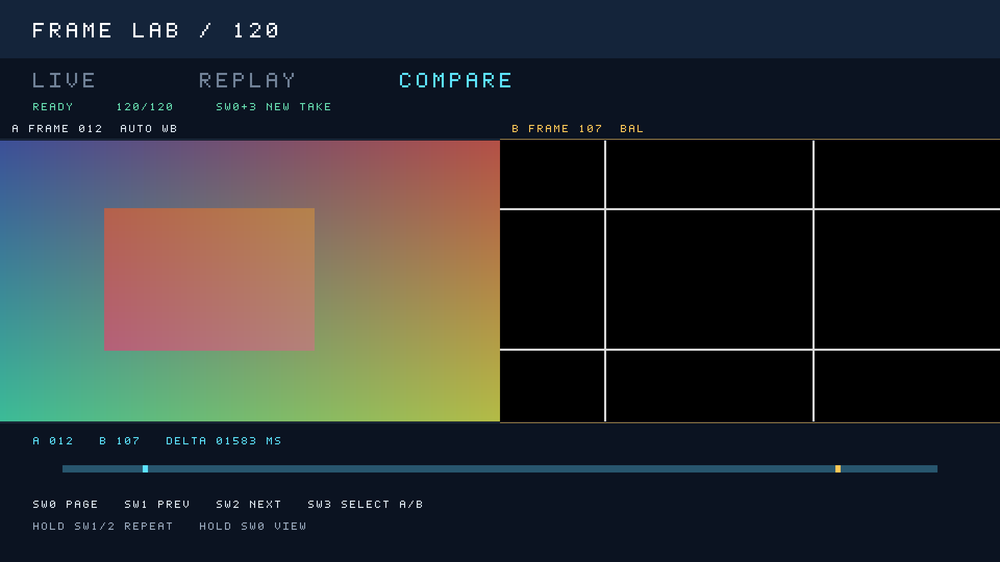
#> input picture verification/source52/UI52_COMPARE.png, 1000 x 562 px, shrunk from 1920 x 1080 before the run
$ python canny_reference.py UI52_COMPARE.png out.png
#> lines starting #> are read from the running program, lines starting #| are printed output that depends on the picture
#> further down, rgb is the input picture: shape (562, 1000, 3); mean R, G, B 43.2, 47.3, 49.3
#> in canny, `gray=(77*p[...,0]+150*p[...,1]+29*p[...,2])>>8`: gray: shape (562, 1000) int32; 256 distinct labels, from 0 to 255
"""Independent integer frame model: bounded hardware and exact BFS hysteresis.
No claim of cv2.Canny bit equivalence: explicit 3x3 kernel, L1/8, NMS tie policy.
"""
from collections import deque
import numpy as np

def neighbors(a):
    h,w=a.shape
    return [a[dy:dy+h-2,dx:dx+w-2] for dy in range(3) for dx in range(3)]

def propagate(candidate, strong, passes=None):
    candidate=np.asarray(candidate,dtype=bool).copy()
    candidate[[0,-1],:]=False;candidate[:,[0,-1]]=False
    accepted=np.asarray(strong,dtype=bool)&candidate
    if passes is None:
        todo=deque(map(tuple,np.argwhere(accepted)))
        while todo:
            y,x=todo.popleft()
            for dy in (-1,0,1):
                for dx in (-1,0,1):
                    yy,xx=y+dy,x+dx
                    if 0<=yy<candidate.shape[0] and 0<=xx<candidate.shape[1] and candidate[yy,xx] and not accepted[yy,xx]:
                        accepted[yy,xx]=True;todo.append((yy,xx))
    else:
        for _ in range(passes):
            next_=np.zeros_like(accepted)
            next_[1:-1,1:-1]=np.logical_or.reduce(neighbors(accepted))
            accepted=candidate&next_
    return accepted

def impulse_filter(gray):
    gray=np.asarray(gray,dtype=np.int32)
    patches=np.lib.stride_tricks.sliding_window_view(gray,(3,3)).reshape(gray.shape[0]-2,gray.shape[1]-2,9)
    ring=patches[:,:,[0,1,2,3,5,6,7,8]]
    lo=ring.min(-1);hi=ring.max(-1);center=gray[1:-1,1:-1]
#> after `lo = ring.min(-1)`: lo: shape (560, 998) int32; 180 distinct labels, from 0 to 199
#> after `hi = ring.max(-1)`:
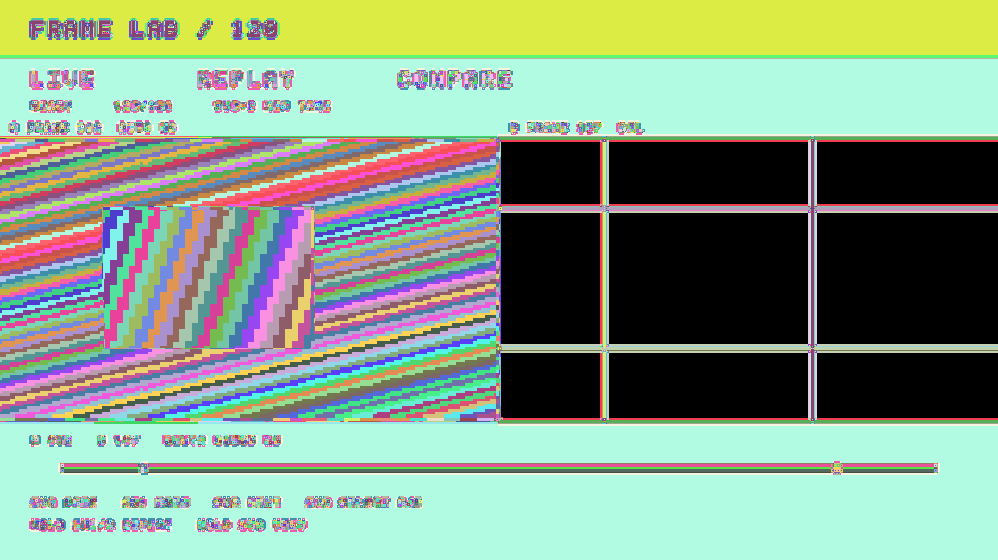
#> hi: shape (560, 998) int32; 250 distinct labels, from 0 to 255; one colour per label, 0 black
#> after `center = gray[1:-1, 1:-1]`: center: shape (560, 998) int32; 256 distinct labels, from 0 to 255
    result=gray.copy()
    result[1:-1,1:-1]=np.where(center>hi+12,hi,np.where(center+12<lo,lo,center))
#> result: shape (562, 1000) int32; 254 distinct labels, from 0 to 255
    return result

def canny(rgb, high=6, passes=2, low=2, exposure=0, noise=3, impulse=True):
    if not 0<=high<=255:raise ValueError('high must be 0..255')
    p=np.asarray(rgb,dtype=np.int32)
    gray=(77*p[...,0]+150*p[...,1]+29*p[...,2])>>8
    if impulse:
        gray=impulse_filter(gray)
    smooth=gray.copy()
    a,b,c,d,e,f,g,h,i=neighbors(gray)
#> a: shape (560, 998) int32; 254 distinct labels, from 0 to 255
#> b: shape (560, 998) int32; 254 distinct labels, from 0 to 255
#> c: shape (560, 998) int32; 254 distinct labels, from 0 to 255
#> d: shape (560, 998) int32; 254 distinct labels, from 0 to 255
#> e: shape (560, 998) int32; 254 distinct labels, from 0 to 255
#> f: shape (560, 998) int32; 254 distinct labels, from 0 to 255
#> g: shape (560, 998) int32; 254 distinct labels, from 0 to 255
#> h: shape (560, 998) int32; 254 distinct labels, from 0 to 255
#> i: shape (560, 998) int32; 254 distinct labels, from 0 to 255
    smooth[1:-1,1:-1]=(a+2*b+c+2*d+4*e+2*f+g+2*h+i+8)>>4
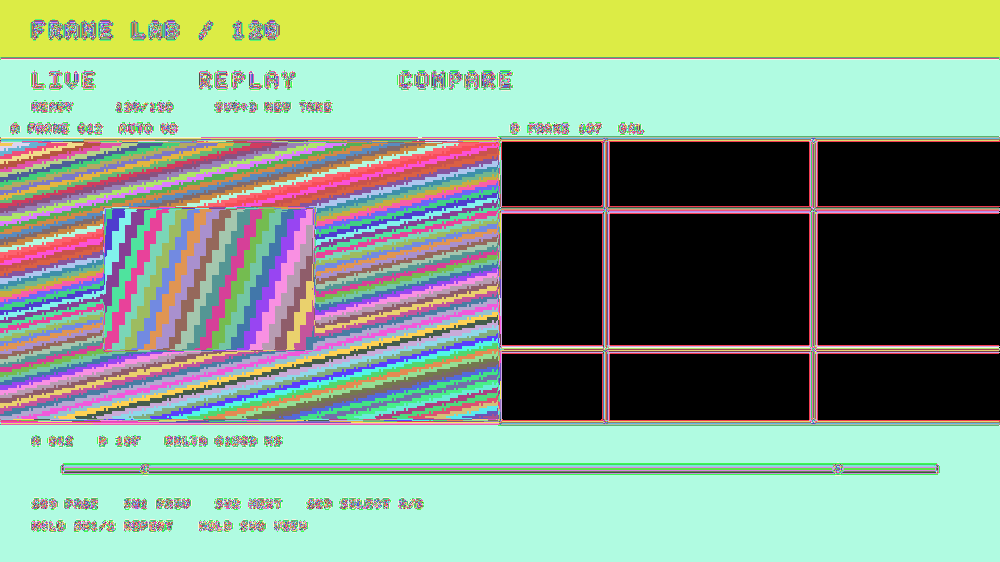
#> smooth: shape (562, 1000) int32; 228 distinct labels, from 0 to 250; one colour per label, 0 black
    a,b,c,d,e,f,g,h,i=neighbors(smooth)
#> a: shape (560, 998) int32; 226 distinct labels, from 0 to 241
#> b: shape (560, 998) int32; 226 distinct labels, from 0 to 241
#> c: shape (560, 998) int32; 228 distinct labels, from 0 to 250
#> d: shape (560, 998) int32; 226 distinct labels, from 0 to 241
#> e: shape (560, 998) int32; 226 distinct labels, from 0 to 241
#> f: shape (560, 998) int32; 228 distinct labels, from 0 to 250
#> g: shape (560, 998) int32; 226 distinct labels, from 0 to 241
#> h: shape (560, 998) int32; 226 distinct labels, from 0 to 241
#> i: shape (560, 998) int32; 228 distinct labels, from 0 to 250
    gx=c+2*f+i-a-2*d-g;gy=g+2*h+i-a-2*b-c
    ax,ay=np.abs(gx),np.abs(gy)
#> ax: shape (560, 998) int32; 646 distinct labels, from 0 to 672
#> ay: shape (560, 998) int32; 623 distinct labels, from 0 to 742
    mag=np.zeros_like(gray);direction=np.zeros_like(gray)
    mag[1:-1,1:-1]=np.minimum(255,(np.maximum(0,ax+ay-(0 if exposure==0 else noise*(2 if exposure==2 else 1)))<<exposure)>>1)
#> mag: shape (562, 1000) int32; 256 distinct labels, from 0 to 255
    direction[1:-1,1:-1]=np.where(ay*256<=ax*106,0,np.where(ax*256<=ay*106,2,np.where((gx<0)==(gy<0),1,3)))
#> direction: shape (562, 1000) int32; 4 distinct labels, from 0 to 3
    a,b,c,d,e,f,g,h,i=neighbors(mag);z=direction[1:-1,1:-1]
#> after `a, b, c, d, e, f, g, h, i = neighbors(mag)`: a: shape (560, 998) int32; 256 distinct labels, from 0 to 255
#> after `a, b, c, d, e, f, g, h, i = neighbors(mag)`: b: shape (560, 998) int32; 256 distinct labels, from 0 to 255
#> after `a, b, c, d, e, f, g, h, i = neighbors(mag)`: c: shape (560, 998) int32; 256 distinct labels, from 0 to 255
#> after `a, b, c, d, e, f, g, h, i = neighbors(mag)`: d: shape (560, 998) int32; 256 distinct labels, from 0 to 255
#> after `a, b, c, d, e, f, g, h, i = neighbors(mag)`: e: shape (560, 998) int32; 256 distinct labels, from 0 to 255
#> after `a, b, c, d, e, f, g, h, i = neighbors(mag)`: f: shape (560, 998) int32; 256 distinct labels, from 0 to 255
#> after `a, b, c, d, e, f, g, h, i = neighbors(mag)`: g: shape (560, 998) int32; 256 distinct labels, from 0 to 255
#> after `a, b, c, d, e, f, g, h, i = neighbors(mag)`: h: shape (560, 998) int32; 256 distinct labels, from 0 to 255
#> after `a, b, c, d, e, f, g, h, i = neighbors(mag)`: i: shape (560, 998) int32; 256 distinct labels, from 0 to 255
#> after `z = direction[1:-1, 1:-1]`:
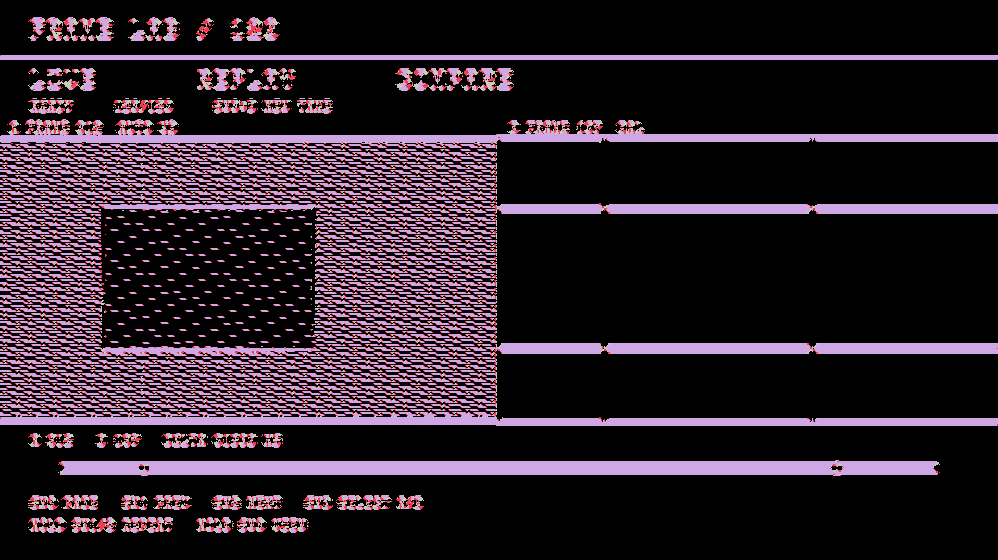
#> z: shape (560, 998) int32; 4 distinct labels, from 0 to 3; one colour per label, 0 black
    neg=np.select([z==0,z==1,z==2],[d,a,b],default=c)
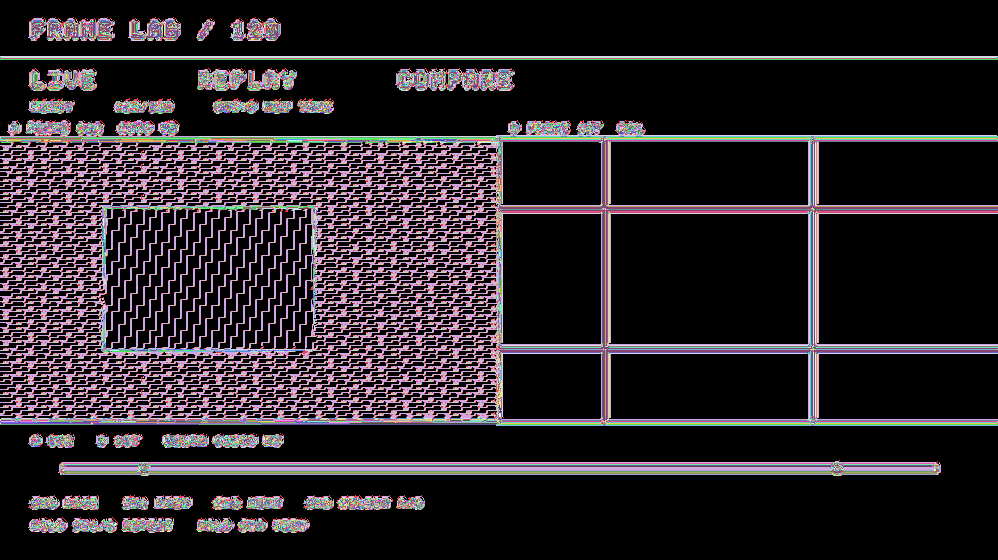
#> neg: shape (560, 998) int32; 256 distinct labels, from 0 to 255; one colour per label, 0 black
    pos=np.select([z==0,z==1,z==2],[f,i,h],default=g)
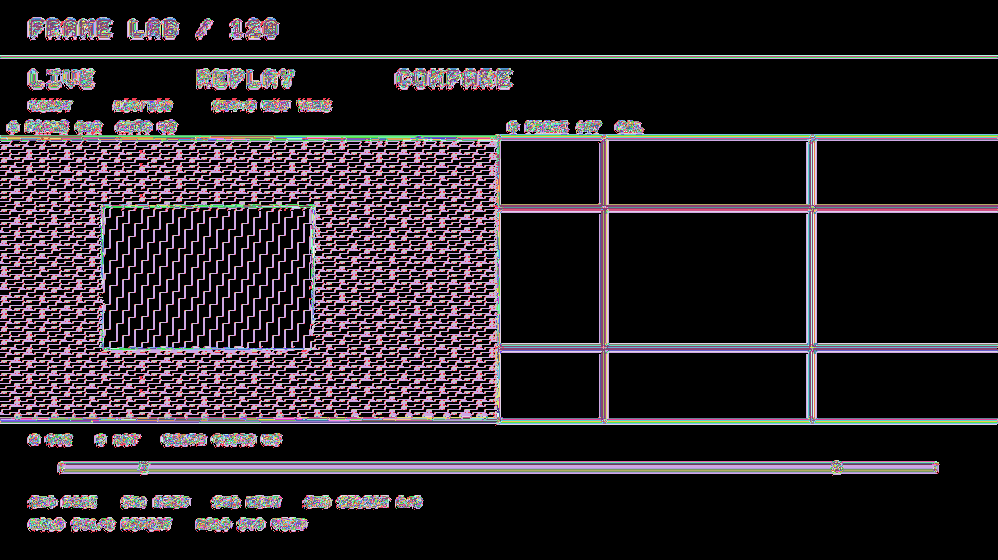
#> pos: shape (560, 998) int32; 256 distinct labels, from 0 to 255; one colour per label, 0 black
    nms=np.zeros_like(gray)
    nms[1:-1,1:-1]=np.where((e>0)&(e>neg)&(e>=pos),e,0)
#> nms: shape (562, 1000) int32; 242 distinct labels, from 0 to 255
    hi=max(1,high);lo=max(1,min(hi,low))
    candidate=(nms>=lo)&(nms>0);strong=(nms>=hi)&(nms>0)
#> after `candidate = (nms >= lo) & (nms > 0)`:
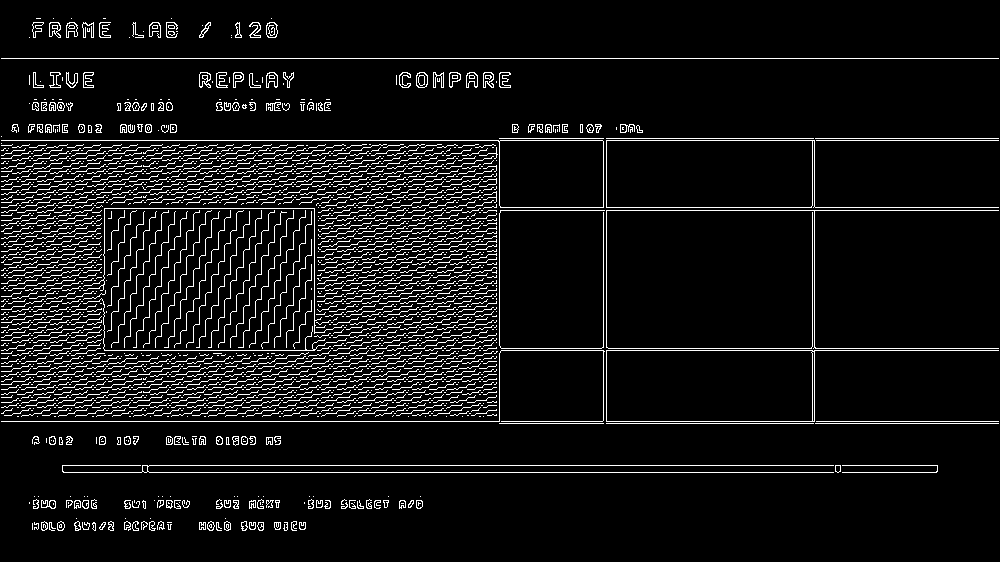
#> candidate: shape (562, 1000) bool; 7.5% white in thin lines or dots
#> after `strong = (nms >= hi) & (nms > 0)`:
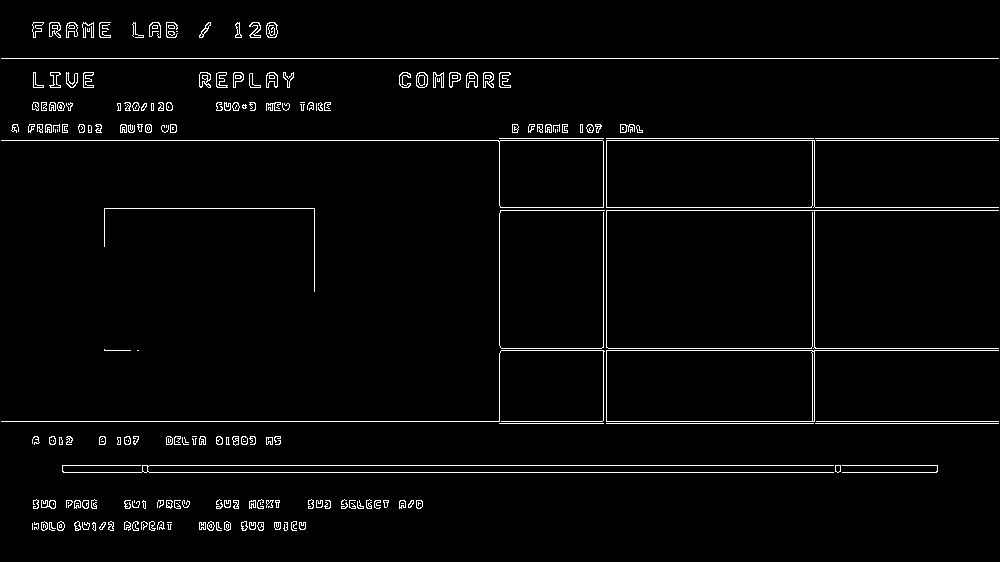
#> strong: shape (562, 1000) bool; 2.7% white in thin lines or dots
    accepted=propagate(candidate,strong,passes)
    return dict(gray=gray.astype('uint8'),smooth=smooth.astype('uint8'),mag=mag.astype('uint8'),
                direction=direction.astype('uint8'),nms=nms.astype('uint8'),candidate=candidate,
                strong=strong,edge=accepted.astype('uint8')*255)

if __name__=='__main__':
    import argparse
    from pathlib import Path
    from PIL import Image
    ap=argparse.ArgumentParser();ap.add_argument('input');ap.add_argument('output')
    ap.add_argument('--high',type=int,default=16);ap.add_argument('--passes',type=int,default=2)
    ap.add_argument('--exact',action='store_true');args=ap.parse_args()
    rgb=np.array(Image.open(args.input).convert('RGB'))
    Image.fromarray(canny(rgb,args.high,None if args.exact else args.passes)['edge']).save(args.output)

$ run again, on verification/source52/UI52_REPLAY.png
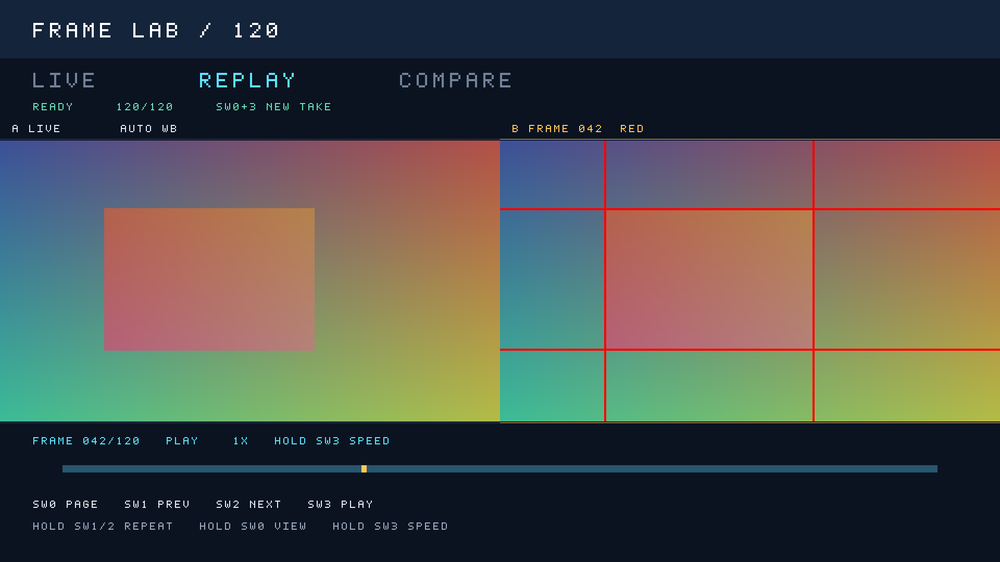
#> input picture verification/source52/UI52_REPLAY.png, 1000 x 562 px, shrunk from 1920 x 1080 before the run
#> rgb is the input picture: shape (562, 1000, 3); mean R, G, B 76.1, 77.6, 74
#> gray: shape (562, 1000) int32; 255 distinct labels, from 0 to 255
#> lo: shape (560, 998) int32; 174 distinct labels, from 0 to 199
#> hi: shape (560, 998) int32; 237 distinct labels, from 18 to 255
#> center: shape (560, 998) int32; 255 distinct labels, from 0 to 255
#> result: shape (562, 1000) int32; 252 distinct labels, from 0 to 255
#> smooth: shape (562, 1000) int32; 219 distinct labels, from 9 to 241
#> ax: shape (560, 998) int32; 632 distinct labels, from 0 to 672
#> ay: shape (560, 998) int32; 602 distinct labels, from 0 to 664
#> mag: shape (562, 1000) int32; 256 distinct labels, from 0 to 255
#> direction: shape (562, 1000) int32; 4 distinct labels, from 0 to 3
#> z: shape (560, 998) int32; 4 distinct labels, from 0 to 3
#> neg: shape (560, 998) int32; 256 distinct labels, from 0 to 255
#> pos: shape (560, 998) int32; 256 distinct labels, from 0 to 255
#> nms: shape (562, 1000) int32; 256 distinct labels, from 0 to 255
#> in canny, `candidate = (nms >= lo) & (nms > 0)`:
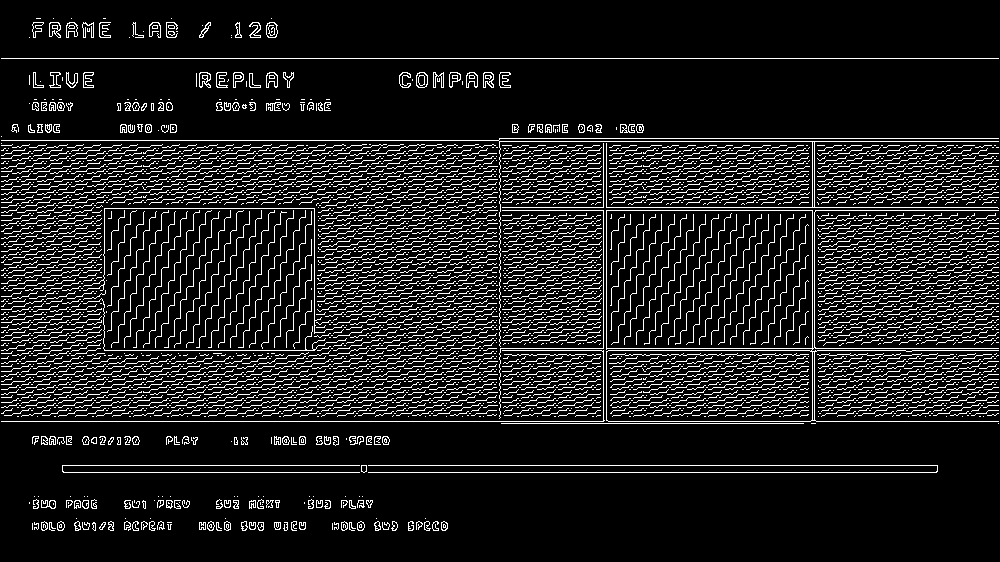
#> candidate: shape (562, 1000) bool; 11.8% white in thin lines or dots
#> in canny, `strong = (nms >= hi) & (nms > 0)`:
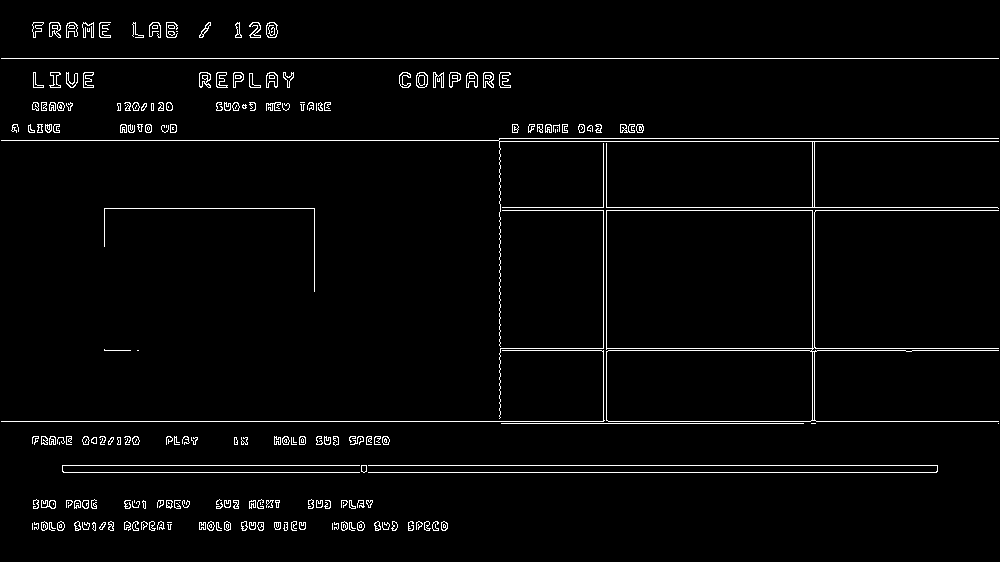
#> strong: shape (562, 1000) bool; 2.8% white in thin lines or dots
